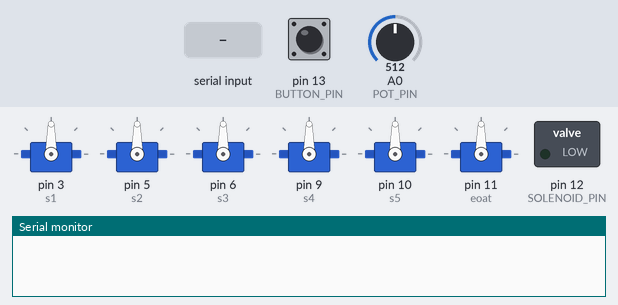
A sketch run on a simulated Arduino Uno, built with avr-gcc and run on an emulated ATmega328P. Shown: 6 × servo, switched loads named in the sketch (green lamp = pin HIGH), the last lines printed to the serial monitor. The inputs (shaded band) are chosen by the test bench; at power-on: pin 13 (BUTTON_PIN) HIGH, A0 (POT_PIN) = 512.

Above: at 1.2 s.
1.3 s: "90,45\n" received over Serial
At 2.2 s:
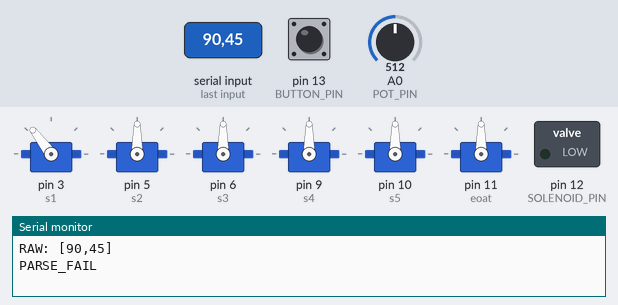
2.8 s: "5\n" received over Serial
Timing chart, 0 to 5.8 s (numbered marks = the images above; inputs shaded):
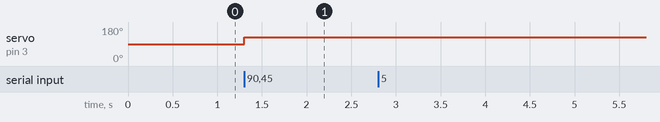

The sketch:

robot_arm_2025_serial.ino
```cpp
#include <Servo.h>

Servo s1, s2, s3, s4, s5, eoat;

String inputLine = "";

// Aux Pins
#define SOLENOID_PIN 12
#define POT_PIN A0
#define BUTTON_PIN 13

int potValue = 0;
int motorSpeed = 0;


void setup() {
  Serial.begin(115200);

  // Servo Pins and Setup
  s1.attach(3);
  s2.attach(5);
  s3.attach(6);
  s4.attach(9);
  s5.attach(10);
  eoat.attach(11);

  // Aux Setup
  pinMode(SOLENOID_PIN, OUTPUT);
  pinMode(BUTTON_PIN, INPUT_PULLUP);
}

void loop() {
  while (Serial.available()) {
    // Read Character of Serial
    char c = Serial.read();

    // Append Character to Message
    if (c == '\n' || c == '\r') {
      if (inputLine.length() > 0) {
        processLine(inputLine);
        inputLine = "";
      }
    } else {
      inputLine += c;
    }

    // Solenoid Control
    if (digitalRead(BUTTON_PIN) == LOW) {
      digitalWrite(SOLENOID_PIN, HIGH);
    } else {
        digitalWrite(SOLENOID_PIN, LOW);
    }

    // Write EOAT Servo From Potentiometer
    potValue = analogRead(POT_PIN);
    motorSpeed = map(potValue, 0, 1023, 0, 255);
    s1.write(motorSpeed);
  }
}

void processLine(String line) {

  Serial.print("RAW: [");
  Serial.print(line);
  Serial.println("]");

  float values[5];
  int index = 0;

  int start = 0;
  int commaIndex;

  while (index < 5) {
    commaIndex = line.indexOf(',', start);

    if (commaIndex == -1 && index < 4) {
      Serial.println("PARSE_FAIL");
      return;
    }

    String token;

    if (commaIndex == -1) {
      token = line.substring(start);
    } else {
      token = line.substring(start, commaIndex);
    }

    values[index] = token.toFloat();
    index++;

    if (commaIndex == -1)
      break;

    start = commaIndex + 1;
  }

  if (index == 5) {
    s1.write(values[0]);
    s2.write(values[1]);
    s3.write(values[2]);
    s4.write(values[3]);
    s5.write(values[4]);

    Serial.println("OK");
  } else {
    Serial.println("PARSE_FAIL");
  }
}
```

Measured:
- after the input at 1.3 s, servo on pin 3 (s1): 90° → 127° at once
